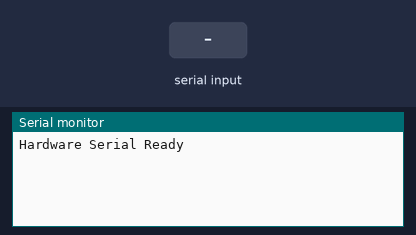
Bench run of a sketch on a simulated Arduino Mega 2560, built with avr-gcc and run on an emulated ATmega2560. On the bench: the last lines printed to the serial monitor. The test bench sets the inputs (shaded band).

Above: at 1.2 s.
1.3 s: "1\n" received over the second serial link
At 1.9 s:
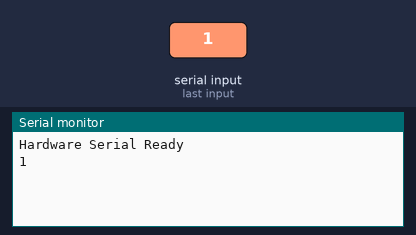
2.8 s: "0\n" received over the second serial link
At 4.2 s:
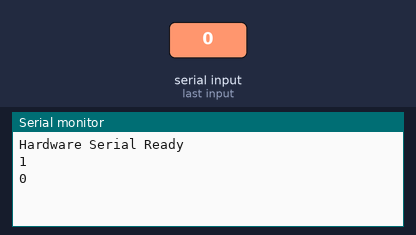

The sketch:

TTL.ino
```cpp
void setup() {

  Serial.begin(9600);
  Serial.println("Hardware Serial Ready");
  Serial1.begin(9600);
  Serial1.println("Hardware Serial 1 Ready");
}

void loop() {

  if (Serial.available()) {
    String dataFromSerial = Serial.readStringUntil('\n');
    Serial1.println(dataFromSerial);
  }

  if (Serial1.available()) {
    String dataFromSerial1 = Serial1.readStringUntil('\n');
    Serial.println(dataFromSerial1);
  }
}
```

Measured:
- after the input at 1.3 s, the serial monitor: prints a new line at once (image 1)
- after the input at 2.8 s, the serial monitor: prints a new line at once (image 2)
